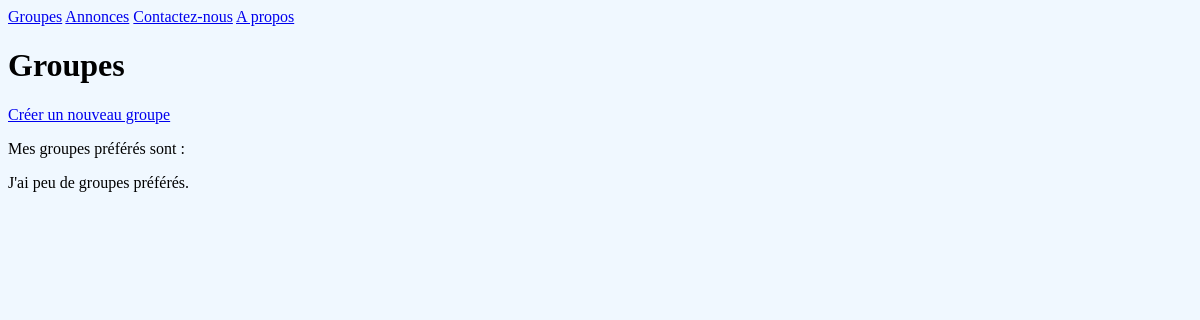
The app's page /bands/, older data.
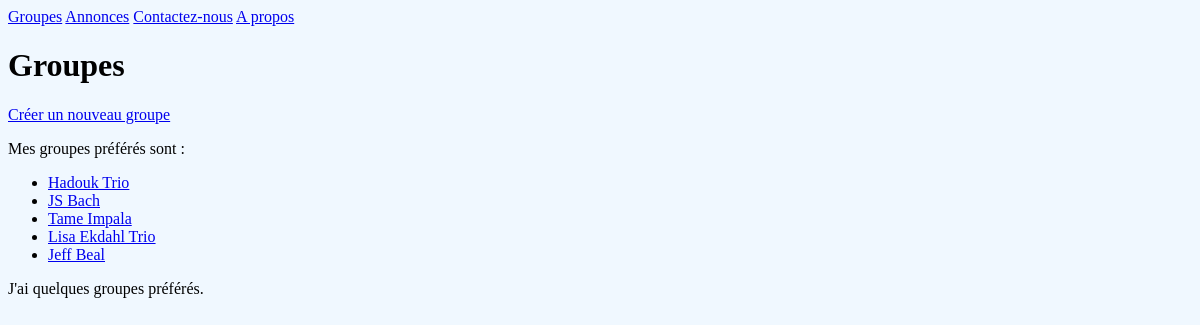
The same page, newer data.
### listings/models.py (models this page shows, shortened)
class Band(models.Model):
    class Genre(models.TextChoices):
        HIP_HOP = 'HH'
        SYNTH_POP = 'SP'
        ALTERNATIVE_ROCK = 'AR'
        JAZZ = 'JZ'
        CLASSICAL_MUSIC = 'CLQ'
        ROCK = 'RCK'
    name = models.fields.CharField(max_length=100)
    genre = models.fields.CharField(choices=Genre.choices, max_length=5)
    biography = models.fields.CharField(max_length=1000)
    year_formed = models.fields.IntegerField(
    validators=[MinValueValidator(1900), MaxValueValidator(2021)]
    )
    active = models.fields.BooleanField(default=True)
    official_homepage = models.fields.URLField(null=True, blank=True)

### listings/views.py (the view)
# urls.py: path('bands/', views.band_list, name='band-list'),
def band_list(request):
    bands = Band.objects.all()
    return render(request, 'listings/band_list.html', {'bands': bands})

### listings/templates/listings/band_list.html
{% extends 'listings/base.html' %}
{% block content %}
  <h1>Groupes</h1>
  <p><a href="{% url 'band-create' %}">Créer un nouveau groupe</a></p>
  <p>
      Mes groupes préférés sont :
      <ul>
        {% for band in bands %}
        <li><a href="{% url 'band-detail' band.id %}">{{ band.name }}</a></li>
        {% endfor %}
      </ul>
  </p>
  <p>
    J'ai
    {% if bands|length < 5 %}
        peu de
    {% elif bands|length < 10 %}
        quelques
    {% else %}
        beaucoup de
    {% endif %}
        groupes préférés.
  </p>
{% endblock %}

### listings/templates/listings/base.html (shortened to what this page needs)
{% load static %}
<html>
    <head>
      <link rel="stylesheet" href="{% static 'listings/styles.css' %}"/>
    </head>
    <body>
      <nav>
        <a href="{% url 'band-list' %}">Groupes</a>
        <a href="{% url 'listing-list' %}">Annonces</a>
        <a href="{% url 'contact' %}">Contactez-nous</a>
        <a href="{% url 'about-us' %}">A propos</a>
      </nav>
      {% block content %}{% endblock %}
    </body>
</html>

### listings/static/listings/styles.css (style rules this page uses)
* { background: aliceblue }

Row changes from the older to the newer data that the page shows:
added Band: name "Hadouk Trio"
added Band: name "JS Bach"
added Band: name "Tame Impala"
added Band: name "Lisa Ekdahl Trio"
added Band: name "Jeff Beal"
Text that changed along with them:
text no longer shown: "peu de"
text now shown: "quelques"
